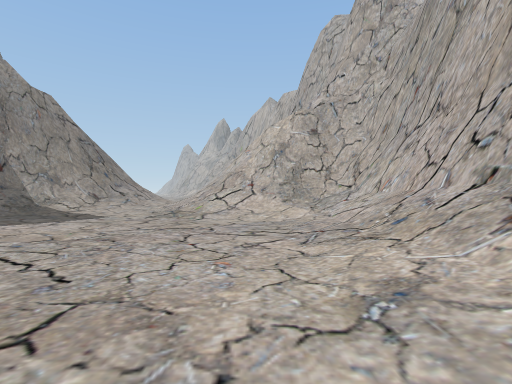
View 1 (above)

15 first-person views from a walk through a scene from a Unity 3-D project. The camera is 1.3 m above the floor, looks level and sees 85° across. The floor is counted in squares, 2 m on a side. Each view is taken from the middle of a square. On the plan, view 1 faces up. The plan holds only what a view shows up to about 9 squares ahead; the rest is blank. The place goes on beyond the plan.

View 2
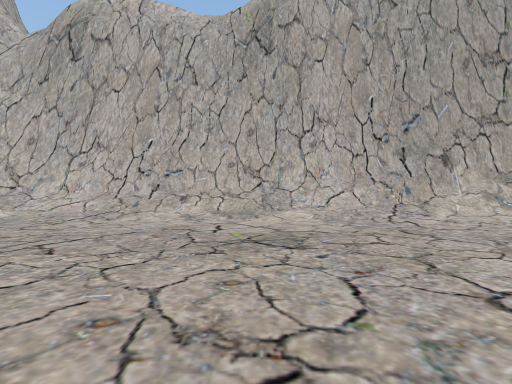

View 3
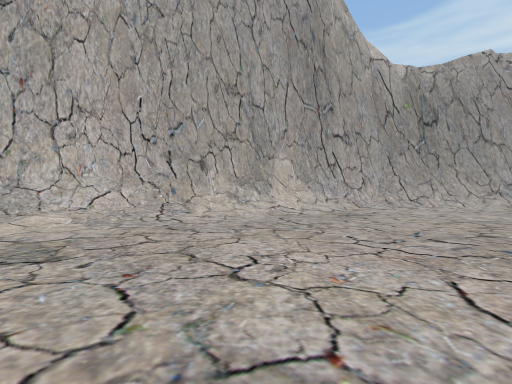

View 4
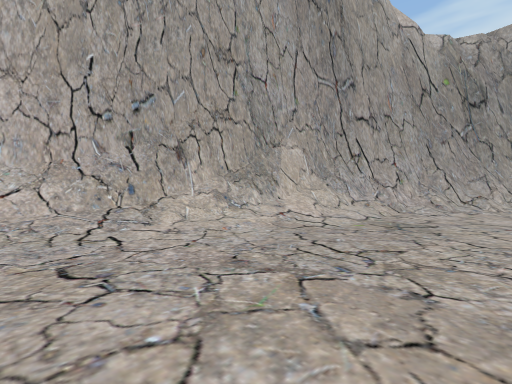

View 5
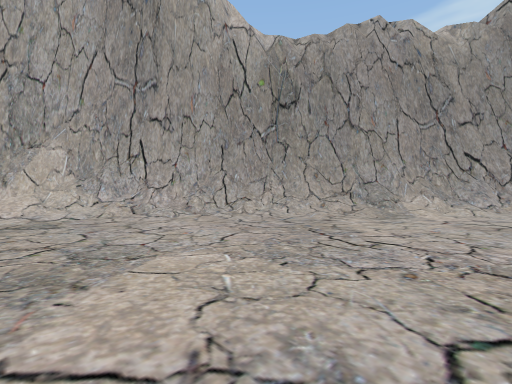

View 6
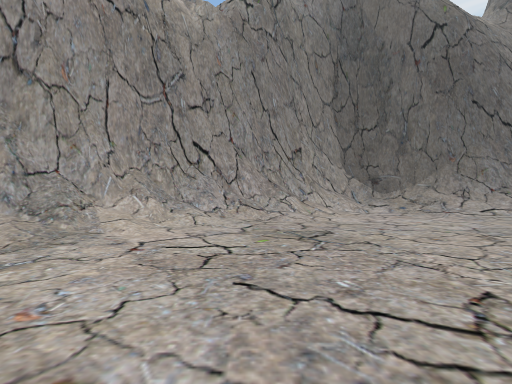

View 7
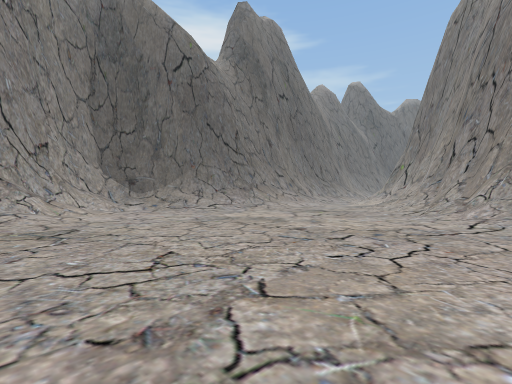

View 8
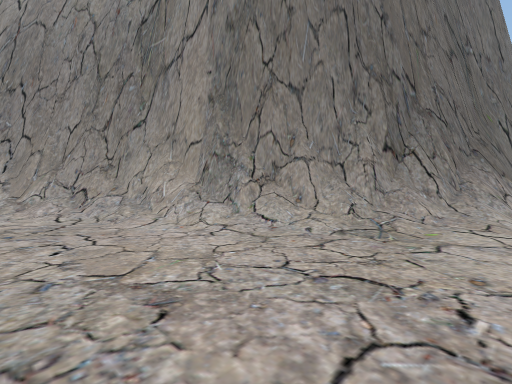

View 9
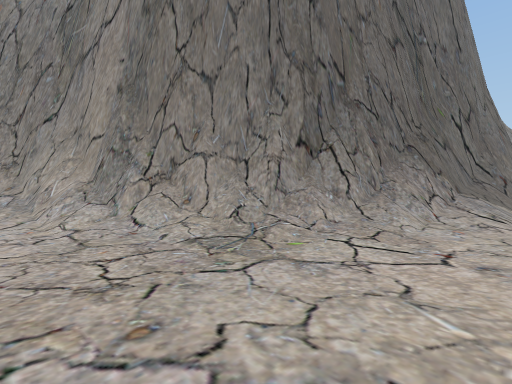

View 10
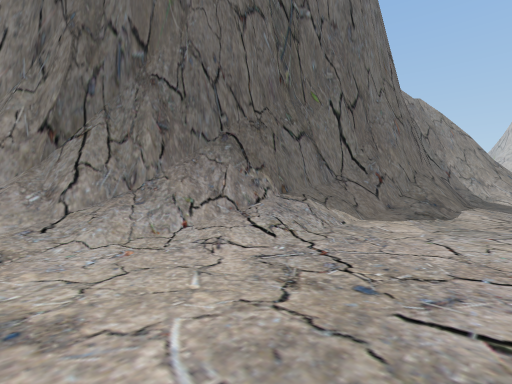

View 11
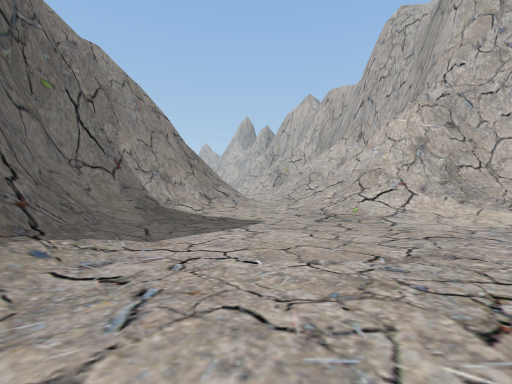

View 12
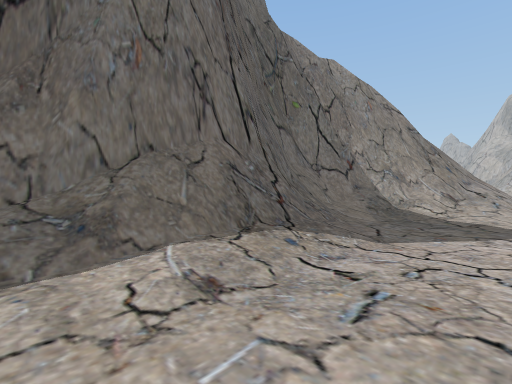

View 13
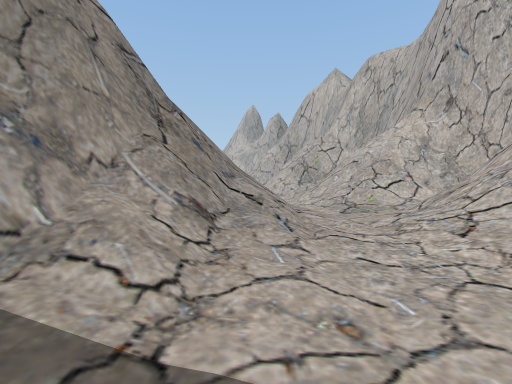

View 14
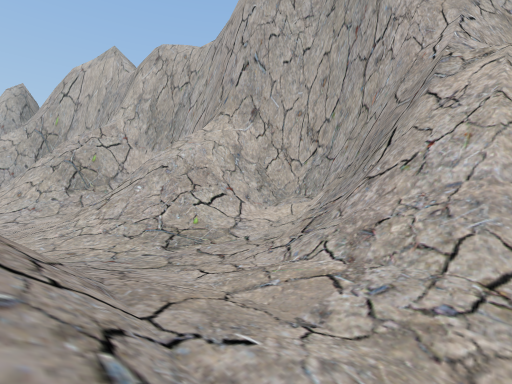

View 15
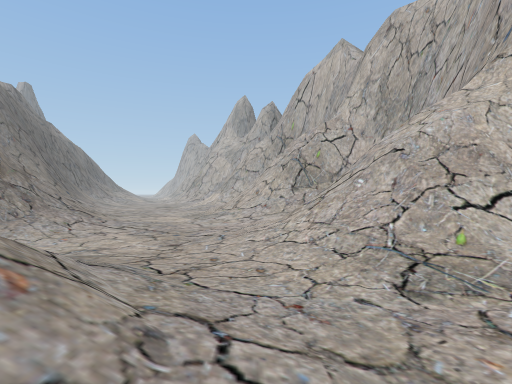

### Floor plan
Key: @ floor where view 1 was taken; # wall or solid block; . main floor; : floor 0.25 m higher than the main floor; + floor 0.5 m higher than the main floor; * floor 0.75 m higher than the main floor; / step, stairs or slope; = window, fence, low wall or low ledge.
Columns run from 20 left of view 1 to 3 right of it. Each row starts with its distance up from view 1.
 21           //:..://
 20          =//:...:/
 19          #//:...:/
 18           //:...+////#
 17            +....//==##
 16              :..:///=##
 15               /:::////#
 14                /:::+//#
 13                /+://###
 12               #/*+//##
 11              ##/++/##
 10              #//://###
  9             ##/:::/=####
  8            ##/+.../////#
  7            #//.....:://#
  6            ##/.......:/#
  5             ##:......:/#
  4             ##:......:/#
  3             ##:......:/#
  2             #/:......:/#
  1            ##/.......:/#
  0            #/:......@:/#
 -1            #/:.......:/#
 -2            #/:.......:/#
 -3           ##/........+##
 -4           #/:......../##
 -5          ##/........:/#
 -6         ##/:........:/#
 -7        ##//........./##
 -8      ###//.........:/##
 -9    ####/...........:/#
-10   ##=/............./##
-11 ###=:............./##
-12 ##/..............:=#
-13  /..............:=##
-14   ............./=##
-15    .........../###
-16     ........./##
-17      ....../=###
-18     /:..../####
-19    ###/:/=###
-20    #########

Where each view was taken, in squares from view 1:
view 1: 0 up, 0 right, facing up
view 2: 0 up, 6 left, facing right
view 3: 0 up, 6 left, facing down-right
view 4: 2 down, 4 left, facing down-right
view 5: 7 down, 9 left, facing down-right
view 6: 11 down, 9 left, facing down
view 7: 10 down, 9 left, facing down-left
view 8: 12 down, 8 left, facing up-left
view 9: 10 down, 7 left, facing up-left
view 10: 6 down, 5 left, facing up-left
view 11: 1 up, 4 left, facing up
view 12: 1 up, 4 left, facing up-left
view 13: 7 up, 5 left, facing up
view 14: 10 up, 5 left, facing up-right
view 15: 12 up, 4 left, facing up
